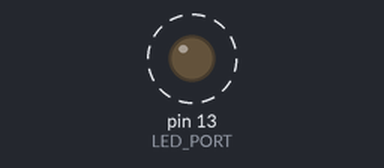
A sketch run on a simulated Arduino Uno, built with avr-gcc and run on an emulated ATmega328P. Shown: output pins drawn as LEDs (lit = HIGH). Dashed ring = blinking. What the sketch prints to the serial monitor is not drawn.

Above: at 0.3 s.
Timing chart, 0 to 3.0 s (numbered marks = the images above):
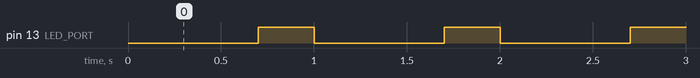

The sketch:

heartbeat.ino
```cpp
int time = 0;

const int LED_PORT = 13;


void setup(){

  pinMode(LED_PORT, OUTPUT);
  Serial.begin(9600);


}

void loop(){
  digitalWrite(LED_PORT, LOW);
  time++;
  Serial.print(time);
  Serial.println(" seconds have passed");

  delay(700);

  digitalWrite(LED_PORT, HIGH);
  delay(300);

  Serial.print("Program time: ");
  Serial.println(millis());


//  //delay(800)
//  //
//  time++;
//  Serial.print(time);
//  Serial.println(" seconds have passed");
//  digitalWrite(LED_PORT, LOW);
//  delay(1000);


}
```

Measured:
- by itself, pin 13 (LED_PORT): alternates HIGH for 0.30 s and LOW for 0.70 s
